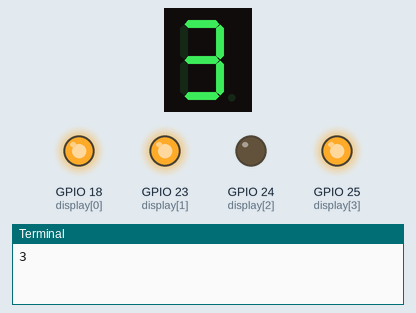
Recording of a program running on a simulated Raspberry Pi (BCM pin numbers). Parts: 1-digit seven-segment display, output pins drawn as LEDs (lit = HIGH), the last lines printed to the terminal. Random numbers come from a fixed seed; the segment pins are drawn as the display they are named for; pins used as bus, display or sensor lines are not drawn.

Above: at 0.3 s.
At 2.6 s:
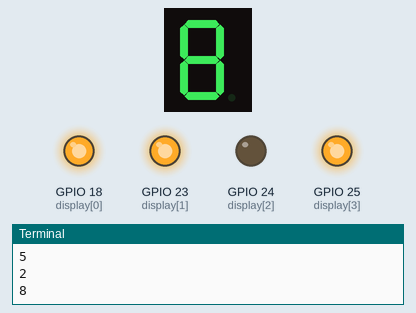
At 11.6 s:
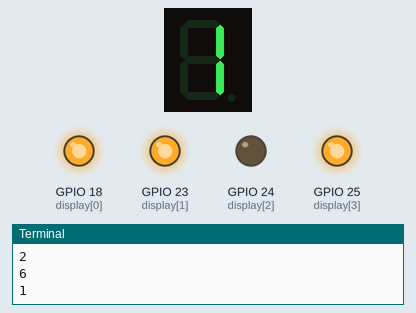
At 19.6 s:
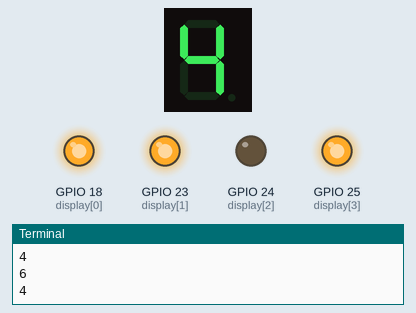
At 27.6 s:
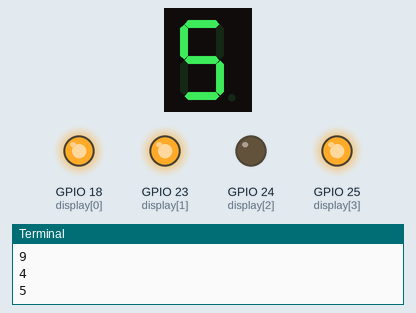
At 32.6 s:
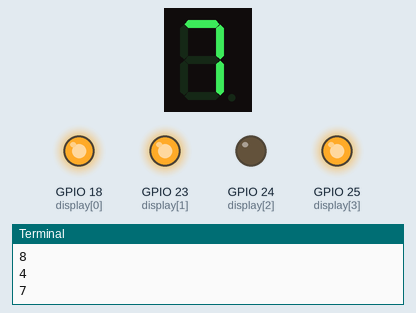

The program:

Oef6.py
```python
import RPi.GPIO as GPIO
import time
import random

pinnen=[5,6,13,19,26,20,21]
display=[18,23,24,25]

GPIO.setmode(GPIO.BCM)
GPIO.setup(pinnen,GPIO.OUT)
GPIO.setup(display,GPIO.OUT)
GPIO.output(pinnen,False)
GPIO.output(display,True)
num = {' ':(0,0,0,0,0,0,0),
    '0':(1,1,1,1,1,1,0),
    '1':(0,1,1,0,0,0,0),
    '2':(1,1,0,1,1,0,1),
    '3':(1,1,1,1,0,0,1),
    '4':(0,1,1,0,0,1,1),
    '5':(1,0,1,1,0,1,1),
    '6':(1,0,1,1,1,1,1),
    '7':(1,1,1,0,0,0,0),
    '8':(1,1,1,1,1,1,1),
    '9':(1,1,1,1,0,1,1)}


#for p in range(2):
#	GPIO.output(display[p],False)
try:
	while True:
		GPIO.output(display[2],False)
	#for x in range(len(pinnen)):
	#	GPIO.output(pinnen[x],True)
	#	time.sleep(0.5)
	#	GPIO.output(pinnen[x],False)
	#	time.sleep(0.5)
		eh = random.randint(0,9)
		eh+=1
		s=str(eh)
		print(s)
	#for digit in range(4):
		for loop in range(0,7):
			#if len(s)==1:
			GPIO.output(pinnen[loop],num[s[0]][loop])
			#GPIO.output(25, 0)
			#if len(s)==2:
			#	GPIO.output(display[1],False)
#	GPIO.output(display[digit], 0)
		time.sleep(0.5)
#	GPIO.output(display[digit], 1)
except KeyboardInterrupt:
	print("GoodBye! NIGGA")
finally:
	GPIO.cleanup()
```

Measured:
- what the display in image 0 shows lasts 0.4 s, from 0.1 s to 0.5 s
- what the display in image 1 shows lasts 1.5 s, from 2.6 s to 4.1 s
- what the display in image 3 shows lasts 1.0 s, from 19.6 s to 20.6 s
